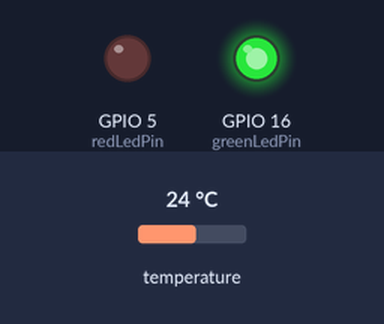
Simulated run of this program. Board: ESP8266 (NodeMCU). Shown: output pins drawn as LEDs (lit = HIGH). The inputs (shaded band) are chosen by the test bench; at power-on: temperature 24 °C. WiFi joins after 1.5 s; servers stay silent unless stated; uploads are accepted with an empty reply; pins used as bus, display or sensor lines are not drawn; what the program prints to the serial monitor is not drawn.

Above: at 7.0 s.
At 17.9 s:
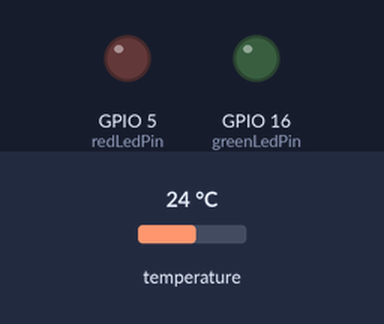
Timing chart, 0 to 26.8 s (numbered marks = the images above):
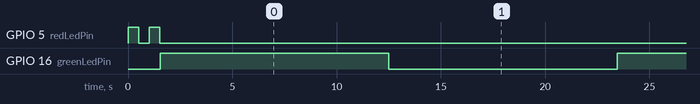

The program:

main.cpp
```cpp
#include <ESP8266WiFi.h>
#include <ESP8266HTTPClient.h>
#include "OneWire.h"
#include "DallasTemperature.h"

const char *ssid = "<your wifi ssid>";
const char *password = "<your wifi password>";

const char *url = "<your influx data cloud url>";
const char *fingerPrint = "<your influx data cloud ssl certificate fingerprint>";
const char *headerName = "Authorization";
const char *headerValue = "Token <your token>";
const String data = "esp8266,mytag=livingRoom roomDegree=";

int vccPin = 0;    // for vcc, +5 V
int oneWirePin = 4;     // 18B20 sensor
int greenLedPin = 16;        // for blink ;)
int redLedPin = 5;      // for error blink ;(
bool lastGreenLedStatus;     // blink led status
bool lastRedLedStatus;     // blink led status

OneWire oneWire(oneWirePin);
DallasTemperature sensors(&oneWire);

void greenBlink() {
    if (lastGreenLedStatus) {
        digitalWrite(greenLedPin, HIGH);
        lastGreenLedStatus = false;
    } else {
        digitalWrite(greenLedPin, LOW);
        lastGreenLedStatus = true;
    }
}

void redBlink() {
    if (lastRedLedStatus) {
        digitalWrite(redLedPin, HIGH);
        lastRedLedStatus = false;
    } else {
        digitalWrite(redLedPin, LOW);
        lastRedLedStatus = true;
    }
}

void resetGreenStatus() {
    digitalWrite(greenLedPin, LOW);
    lastGreenLedStatus = true;
}

void resetRedStatus() {
    digitalWrite(redLedPin, LOW);
    lastRedLedStatus = true;
}

void initializeLedPinsAndStatus() {
    pinMode(greenLedPin, OUTPUT);
    pinMode(redLedPin, OUTPUT);

    pinMode(vccPin, OUTPUT);
    digitalWrite(vccPin, HIGH);

    resetGreenStatus();
    resetRedStatus();
}

void initializeClientAndSendData(float degree) {
    if(degree == -127.00) {
        // OneWire has wrong value. Maybe your sensor lie to you.
        // Check Vcc and GND pin of sensor
        return;
    }

    WiFiClientSecure wiFiClient;
    wiFiClient.setFingerprint(fingerPrint);

    HTTPClient client;
    client.begin(wiFiClient, url);
    client.addHeader(headerName, headerValue);

    String degreeStr = String(degree);

    int httpCode = client.POST(data + degreeStr);   // Send the request
    Serial.println(httpCode);   // Print HTTP return code

    client.end();  // Close connection
}

void setup() {
    Serial.begin(115200);
    delay(10);

    initializeLedPinsAndStatus();

    // connect to wifi
    Serial.println("");
    Serial.println("Connecting to: ");
    Serial.println(ssid);

    WiFi.begin(ssid, password);

    while (WiFi.status() != WL_CONNECTED) {
        redBlink();
        delay(500);
        Serial.print(".");
    }

    resetRedStatus();

    Serial.println("");
    Serial.println("WiFi connected.");

    sensors.begin();
    delay(10);
    Serial.println("Sensors started.");
}

void loop() {
    connected:
    if (WiFi.status() == WL_CONNECTED) {

        greenBlink();
        sensors.requestTemperatures();
        float degree = sensors.getTempCByIndex(0);

        Serial.print("Temperature: ");
        Serial.print(degree);
        Serial.println("");
        initializeClientAndSendData(degree);

    } else {

        resetGreenStatus();
        Serial.println("WiFi connection lost. Reconnect.");

        WiFi.disconnect(false);
        delay(10);
        WiFi.begin(ssid, password);

        while (WiFi.status() != WL_CONNECTED) {
            redBlink();
            delay(500);
            Serial.print(".");
        }

        resetRedStatus();
        Serial.println("");
        goto connected;
    }

    delay(10000); // loop every ten seconds
}
```

Measured:
- by itself, GPIO 16 (greenLedPin): alternates HIGH for 11.0 s and LOW for 11.0 s
